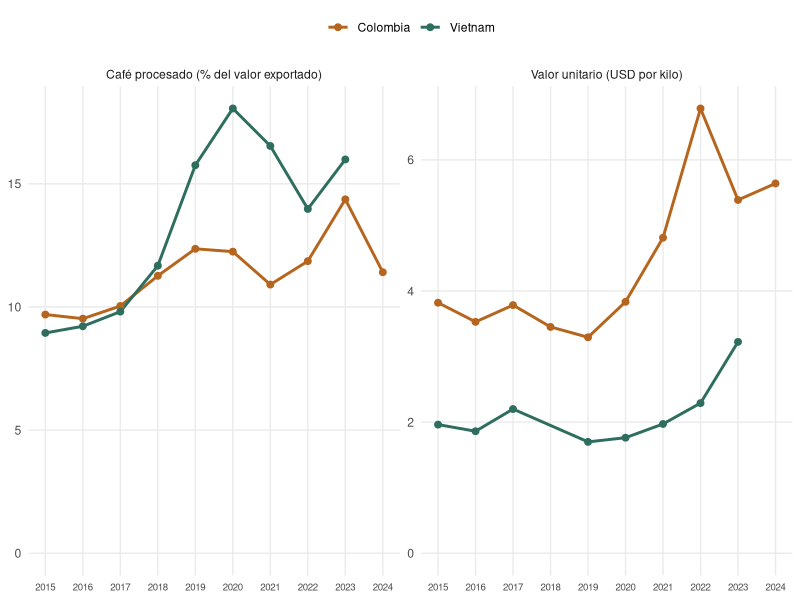
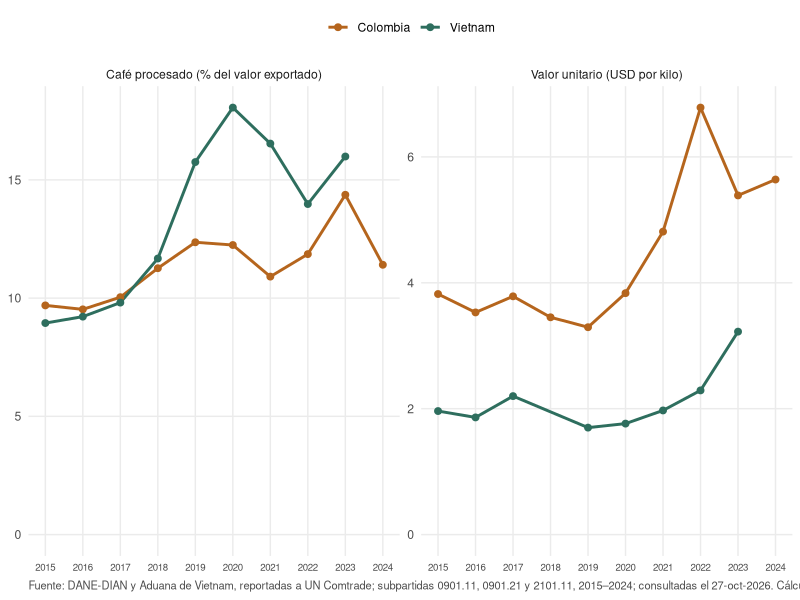

Reproduce these figures in R, in order.
## ---- chunk 1
#| label: datos
# Todo número de este documento sale de este código y de cafe_colombia_vietnam.csv
library(dplyr)
library(tidyr)
library(ggplot2)
library(knitr)

base <- read.csv("cafe_colombia_vietnam.csv", encoding = "UTF-8")

# Formato de números en español
num <- function(x, d = 1) ifelse(is.na(x), "n.d.",
  formatC(x, format = "f", digits = d, big.mark = ".", decimal.mark = ","))

# Vietnam 2018: peso neto estimado por Comtrade y atípico; se excluye de los cálculos por kilo
base_kg <- base |>
  mutate(peso_kg = ifelse(pais == "Vietnam" & anio == 2018, NA, peso_kg))

ind <- base_kg |>
  group_by(pais, anio) |>
  summarise(
    valor_total    = sum(valor_usd),
    peso_total     = sum(peso_kg),
    proc_valor     = 100 * sum(valor_usd[producto != "Verde"]) / sum(valor_usd),
    proc_kg        = 100 * sum(peso_kg[producto != "Verde"]) / sum(peso_kg),
    usd_kg         = sum(valor_usd) / sum(peso_kg),
    usd_kg_verde   = valor_usd[producto == "Verde"]   / peso_kg[producto == "Verde"],
    usd_kg_soluble = valor_usd[producto == "Soluble"] / peso_kg[producto == "Soluble"],
    .groups = "drop"
  )

# Valor de una variable para un país y un año
v <- function(var, p, a) ind[[var]][ind$pais == p & ind$anio == a]

# Comparación lado a lado
lado <- ind |>
  select(pais, anio, proc_valor, proc_kg, usd_kg, usd_kg_soluble) |>
  pivot_wider(names_from = pais,
              values_from = c(proc_valor, proc_kg, usd_kg, usd_kg_soluble)) |>
  mutate(brecha_proc = proc_valor_Vietnam - proc_valor_Colombia,
         razon_kg    = usd_kg_Colombia / usd_kg_Vietnam,
         razon_sol   = usd_kg_soluble_Colombia / usd_kg_soluble_Vietnam)
desde19 <- filter(lado, anio >= 2019, anio <= 2023)
razones <- filter(lado, anio <= 2023, !is.na(razon_kg))
sol <- filter(lado, anio <= 2023, !is.na(razon_sol))

# Descomposición de la brecha en USD por kilo: efecto mezcla + efecto precio
descomp <- base_kg |>
  filter(!is.na(peso_kg)) |>
  group_by(pais, anio) |>
  mutate(s = peso_kg / sum(peso_kg), p = valor_usd / peso_kg) |>
  ungroup() |>
  select(pais, anio, producto, s, p) |>
  pivot_wider(names_from = pais, values_from = c(s, p)) |>
  filter(!is.na(s_Colombia), !is.na(s_Vietnam)) |>
  group_by(anio) |>
  summarise(
    brecha = sum(s_Colombia * p_Colombia) - sum(s_Vietnam * p_Vietnam),
    mezcla = sum((s_Colombia - s_Vietnam) * (p_Colombia + p_Vietnam) / 2),
    precio = sum((s_Colombia + s_Vietnam) / 2 * (p_Colombia - p_Vietnam)),
    precio_verde = sum(((s_Colombia + s_Vietnam) / 2 * (p_Colombia - p_Vietnam))[producto == "Verde"]),
    .groups = "drop"
  )
parte_verde <- 100 * mean(descomp$precio_verde / descomp$precio)

# Crecimiento del valor exportado 2015-2023 (tasa anual compuesta)
crec <- function(p) 100 * ((v("valor_total", p, 2023) / v("valor_total", p, 2015))^(1 / 8) - 1)

# Movimiento 4: Comtrade en café verde equivalente (factores de la OIC: tostado 1,19; soluble 2,6)
co24 <- filter(base, pais == "Colombia", anio == 2024)
kg_eq <- with(co24, sum(peso_kg * c(Verde = 1, Tostado = 1.19, Soluble = 2.6)[producto]))
verde_eq   <- 100 * co24$peso_kg[co24$producto == "Verde"] / kg_eq
sacos_eq   <- kg_eq / 60
verde_val  <- 100 * co24$valor_usd[co24$producto == "Verde"] / sum(co24$valor_usd)
fnc_verde  <- 100 * 11419570 / 12322863   # FNC, tabla anual 2024
fnc_sacos  <- 12322863
## ---- chunk 2
#| label: tbl-indicadores
#| tbl-cap: "Participación del café procesado y valor unitario de las exportaciones de café, 2015–2024"
#| tbl-colwidths: [12, 22, 22, 22, 22]
kable(
  lado |>
    arrange(anio) |>
    transmute(`Año` = as.character(anio),
              `Procesado Colombia (% del valor)` = num(proc_valor_Colombia, 2),
              `Procesado Vietnam (% del valor)`  = num(proc_valor_Vietnam, 2),
              `USD/kg Colombia` = num(usd_kg_Colombia, 2),
              `USD/kg Vietnam`  = num(usd_kg_Vietnam, 2)),
  align = "ccccc")
## ---- chunk 3
#| label: fig-paneles
#| fig-cap: "Participación del café procesado y valor unitario de las exportaciones de café, Colombia y Vietnam, 2015–2024. Fuente: DANE-DIAN (Colombia) y Aduana de Vietnam, reportadas a UN Comtrade; subpartidas 0901.11, 0901.21 y 2101.11; consultadas el 27 de octubre de 2026. Cálculo propio con cafe.qmd."
#| fig-width: 9
#| fig-height: 3.8
#| out-width: "100%"
g <- ind |>
  select(pais, anio,
         `Café procesado (% del valor exportado)` = proc_valor,
         `Valor unitario (USD por kilo)` = usd_kg) |>
  pivot_longer(-c(pais, anio), names_to = "medida", values_to = "valor") |>
  filter(!is.na(valor)) |>
  ggplot(aes(anio, valor, color = pais)) +
  geom_line(linewidth = 1) + geom_point(size = 2) +
  facet_wrap(~medida, scales = "free_y") +
  scale_color_manual(values = c(Colombia = "#B5651D", Vietnam = "#2E6E5E")) +
  scale_x_continuous(breaks = 2015:2024) +
  scale_y_continuous(limits = c(0, NA)) +
  labs(x = NULL, y = NULL, color = NULL) +
  theme_minimal(base_size = 11) +
  theme(legend.position = "top", panel.grid.minor = element_blank(),
        axis.text.x = element_text(size = 7))
g
ggsave("grafica_cafe.png",
       g + labs(caption = paste("Fuente: DANE-DIAN y Aduana de Vietnam, reportadas a UN Comtrade;",
                                "subpartidas 0901.11, 0901.21 y 2101.11, 2015–2024; consultadas el 27-oct-2026. Cálculo propio.")) +
         theme(plot.caption = element_text(hjust = 0, size = 8, color = "grey30")),
       width = 9, height = 4.3, dpi = 300, bg = "white")
## ---- chunk 4
#| label: tbl-descomposicion
#| tbl-cap: "Descomposición de la brecha en valor por kilo entre Colombia y Vietnam (USD por kilo)"
#| tbl-colwidths: [12, 22, 22, 22, 22]
kable(descomp |>
        transmute(`Año` = as.character(anio),
                  `Brecha total` = num(brecha, 2),
                  `Efecto mezcla` = num(mezcla, 2),
                  `Efecto precio` = num(precio, 2),
                  `del cual: café verde` = num(precio_verde, 2)),
      align = "ccccc")
